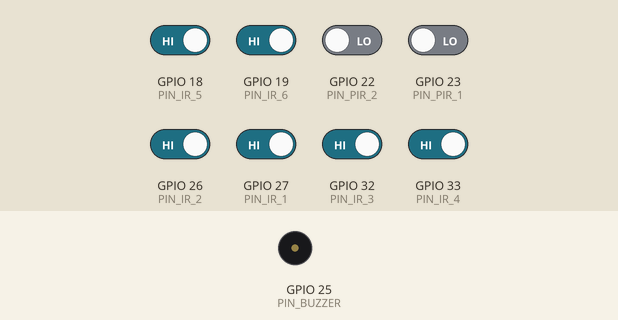
Simulated run of this sketch. Board: ESP32. On the bench: buzzer (waves = sounding, pin HIGH). Inputs (shaded band) come from the test bench; at power-on: GPIO 18 (PIN_IR_5), GPIO 19 (PIN_IR_6), GPIO 26 (PIN_IR_2), GPIO 27 (PIN_IR_1), GPIO 32 (PIN_IR_3), GPIO 33 (PIN_IR_4) HIGH, GPIO 22 (PIN_PIR_2), GPIO 23 (PIN_PIR_1) LOW. WiFi joins after 1.5 s; servers stay silent unless stated; uploads are accepted with an empty reply; what the sketch prints to the serial monitor is not drawn.

Above: at 1.7 s.
1.8 s: GPIO 18 (PIN_IR_5) driven LOW
At 2.4 s:
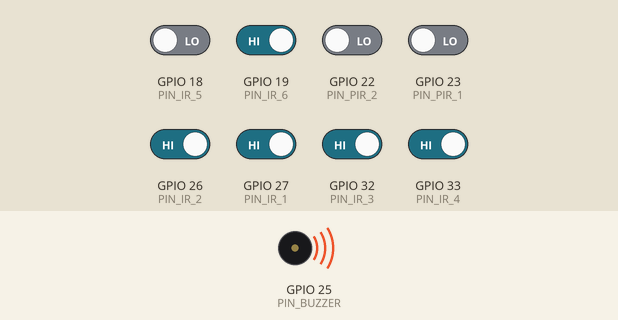
3.4 s: GPIO 19 (PIN_IR_6) driven LOW
5.5 s: GPIO 22 (PIN_PIR_2) driven HIGH
7.3 s: GPIO 23 (PIN_PIR_1) driven HIGH
9.5 s: GPIO 26 (PIN_IR_2) driven LOW
12.5 s: GPIO 18 (PIN_IR_5) driven HIGH
Timing chart, 0 to 15.3 s (numbered marks = the images above; inputs shaded):
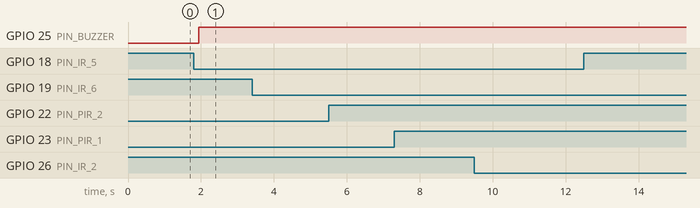

Measured:
- after the input at 1.8 s, GPIO 25 (PIN_BUZZER): LOW → HIGH after 0.14 s
- after the input at 3.4 s, every drawn part: stays the same
- after the input at 5.5 s, every drawn part: stays the same
- after the input at 7.3 s, every drawn part: stays the same
- after the input at 9.5 s, every drawn part: stays the same
- after the input at 12.5 s, every drawn part: stays the same

The sketch:

animal_detection.ino
```cpp
/*
 * FarmFusion - Real-Time Animal Intrusion Detection System
 * Target Hardware: ESP32 Dev Module (6x IR, 2x PIR, 1x Buzzer)
 *
 * SENSOR HARDWARE PIN MAPPING:
 * ------------------------------------------------------------------
 * 1. IR Sensors (6x):
 *    - IR_1: GPIO 27 (Active-LOW: 0 = Obstacle, 1 = Detecting)
 *    - IR_2: GPIO 26 (Active-LOW: 0 = Obstacle, 1 = Detecting)
 *    - IR_3: GPIO 32 (Active-LOW: 0 = Obstacle, 1 = Detecting)
 *    - IR_4: GPIO 33 (Active-LOW: 0 = Obstacle, 1 = Detecting)
 *    - IR_5: GPIO 18 (Active-LOW: 0 = Obstacle, 1 = Detecting)
 *    - IR_6: GPIO 19 (Active-LOW: 0 = Obstacle, 1 = Detecting)
 *
 * 2. PIR Motion Sensors (2x):
 *    - PIR_1: GPIO 23 (Active-HIGH: 1 = Motion, 0 = Detecting)
 *    - PIR_2: GPIO 22 (Active-HIGH: 1 = Motion, 0 = Detecting)
 *
 * 3. Alarm Output:
 *    - Buzzer: GPIO 25 (Active-HIGH)
 * ------------------------------------------------------------------
 */

#include <HTTPClient.h>
#include <WiFi.h>

// ============================================================================
// 1. CONFIGURATION (Set your Wi-Fi and FarmFusion backend endpoint)
// ============================================================================
// Replace with your field Wi-Fi SSID and Password
const char* WIFI_SSID     = "YOUR_WIFI_SSID";
const char* WIFI_PASSWORD = "YOUR_WIFI_PASSWORD";

// FarmFusion Backend Host (e.g. "api.farmfusion.app" or LAN IP "10.0.0.X" for local testing)
const char* SERVER_HOST   = "api.farmfusion.app";
const int   SERVER_PORT   = 80;
const char* DEVICE_ID     = "NODE_01";


// ============================================================================
// 2. HARDWARE PINS & TRIGGER LEVELS
// ============================================================================
// 6x IR Sensors
#define PIN_IR_1 27
#define PIN_IR_2 26
#define PIN_IR_3 32
#define PIN_IR_4 33
#define PIN_IR_5 18
#define PIN_IR_6 19

// 2x PIR Motion Sensors
#define PIN_PIR_1 23
#define PIN_PIR_2 22

// 1x Buzzer Alarm
#define PIN_BUZZER 25

#define IR_TRIGGER_LEVEL LOW   // 0 = obstacle detected
#define PIR_TRIGGER_LEVEL HIGH // 1 = motion detected

// ============================================================================
// 3. DEBOUNCE STRUCTURE & TIMING
// ============================================================================
const int NUM_SAMPLES = 5; // 5 consecutive samples required
const unsigned long SAMPLE_INTERVAL =
    30; // Sample every 30ms (150ms debounce window)
const unsigned long HOLD_TIME = 150;    // 150ms hold duration
const unsigned long HB_INTERVAL = 1500; // 1.5s Unified Heartbeat

struct DebouncedSensor {
  const char *name;
  const char *type;
  int pin;
  int triggerLevel;
  int samples[NUM_SAMPLES];
  int sampleIndex;
  bool isDetected; // True = detected, False = clear/detecting
  unsigned long lastStateChangeTime;
};

DebouncedSensor sensors[] = {
    {"IR_1", "IR", PIN_IR_1, IR_TRIGGER_LEVEL, {0}, 0, false, 0},
    {"IR_2", "IR", PIN_IR_2, IR_TRIGGER_LEVEL, {0}, 0, false, 0},
    {"IR_3", "IR", PIN_IR_3, IR_TRIGGER_LEVEL, {0}, 0, false, 0},
    {"IR_4", "IR", PIN_IR_4, IR_TRIGGER_LEVEL, {0}, 0, false, 0},
    {"IR_5", "IR", PIN_IR_5, IR_TRIGGER_LEVEL, {0}, 0, false, 0},
    {"IR_6", "IR", PIN_IR_6, IR_TRIGGER_LEVEL, {0}, 0, false, 0},
    {"PIR_1", "PIR", PIN_PIR_1, PIR_TRIGGER_LEVEL, {0}, 0, false, 0},
    {"PIR_2", "PIR", PIN_PIR_2, PIR_TRIGGER_LEVEL, {0}, 0, false, 0}};

const int NUM_SENSORS = sizeof(sensors) / sizeof(sensors[0]);

// Timers
unsigned long lastSampleTime = 0;
unsigned long lastNodeHeartbeatTime = 0;
unsigned long lastDiagTime = 0;
const unsigned long DIAG_INTERVAL = 4000;

bool wasWifiConnected = false;

// Function prototypes
void sendDetectionEvent(const char *sensorName, const char *sensorType,
                        bool isDetected);
void sendUnifiedHeartbeat();

// ============================================================================
// SETUP
// ============================================================================
void setup() {
  Serial.begin(115200);
  delay(500);

  Serial.println("\n================================================");
  Serial.println("  FarmFusion - 6x IR + 2x PIR Firmware v11.0   ");
  Serial.println("================================================");

  // Configure 6x IR Pins (INPUT_PULLUP: Idle = HIGH, Trigger = LOW)
  pinMode(PIN_IR_1, INPUT_PULLUP);
  pinMode(PIN_IR_2, INPUT_PULLUP);
  pinMode(PIN_IR_3, INPUT_PULLUP);
  pinMode(PIN_IR_4, INPUT_PULLUP);
  pinMode(PIN_IR_5, INPUT_PULLUP);
  pinMode(PIN_IR_6, INPUT_PULLUP);

  // Configure 2x PIR Pins (INPUT_PULLDOWN: Idle = LOW, Trigger = HIGH)
  pinMode(PIN_PIR_1, INPUT_PULLDOWN);
  pinMode(PIN_PIR_2, INPUT_PULLDOWN);

  // Configure Buzzer Output
  pinMode(PIN_BUZZER, OUTPUT);
  digitalWrite(PIN_BUZZER, LOW);

  // Initialize sample buffers with initial read
  for (int i = 0; i < NUM_SENSORS; i++) {
    int initialRead = digitalRead(sensors[i].pin);
    for (int j = 0; j < NUM_SAMPLES; j++) {
      sensors[i].samples[j] = initialRead;
    }
    sensors[i].isDetected = (initialRead == sensors[i].triggerLevel);
    sensors[i].lastStateChangeTime = millis();

    Serial.print("📌 Sensor ");
    Serial.print(sensors[i].name);
    Serial.print(" (Pin ");
    Serial.print(sensors[i].pin);
    Serial.print("): ");
    Serial.println(sensors[i].isDetected ? "🔴 DETECTED" : "🟢 DETECTING");
  }

  Serial.println("------------------------------------------------");

  // Configure Wi-Fi
  WiFi.persistent(false);
  WiFi.mode(WIFI_STA);
  WiFi.setAutoReconnect(true);
  WiFi.begin(WIFI_SSID, WIFI_PASSWORD);

  Serial.print("📡 Connecting to Wi-Fi SSID: ");
  Serial.println(WIFI_SSID);
}

// ============================================================================
// MAIN LOOP
// ============================================================================
void loop() {
  unsigned long currentMillis = millis();
  bool isConnected = (WiFi.status() == WL_CONNECTED);

  // Wi-Fi Connection Log
  if (isConnected && !wasWifiConnected) {
    wasWifiConnected = true;
    Serial.print("✅ Wi-Fi Connected! ESP32 IP: ");
    Serial.println(WiFi.localIP());
    sendUnifiedHeartbeat(); // Immediate first unified heartbeat
  } else if (!isConnected && wasWifiConnected) {
    wasWifiConnected = false;
    Serial.println("⚠️ Wi-Fi Disconnected. Auto-reconnecting...");
  }

  // --------------------------------------------------------------------------
  // 1. FAST SENSOR SAMPLING & DEBOUNCING (Every 30ms)
  // --------------------------------------------------------------------------
  if (currentMillis - lastSampleTime >= SAMPLE_INTERVAL) {
    lastSampleTime = currentMillis;

    for (int i = 0; i < NUM_SENSORS; i++) {
      int rawRead = digitalRead(sensors[i].pin);

      // Store sample in circular buffer
      sensors[i].samples[sensors[i].sampleIndex] = rawRead;
      sensors[i].sampleIndex = (sensors[i].sampleIndex + 1) % NUM_SAMPLES;

      // Hysteresis check: Require ALL 5 samples to match
      bool allMatch = true;
      int firstSample = sensors[i].samples[0];
      for (int k = 1; k < NUM_SAMPLES; k++) {
        if (sensors[i].samples[k] != firstSample) {
          allMatch = false;
          break;
        }
      }

      if (allMatch) {
        bool candidateState = (firstSample == sensors[i].triggerLevel);

        // Send event ONLY when a debounced state transition occurs
        if (candidateState != sensors[i].isDetected) {
          if (currentMillis - sensors[i].lastStateChangeTime >= HOLD_TIME) {
            sensors[i].isDetected = candidateState;
            sensors[i].lastStateChangeTime = currentMillis;

            Serial.print(candidateState ? "🚨 [DETECTED] " : "🟢 [CLEARED] ");
            Serial.print(sensors[i].name);
            Serial.println(candidateState ? " -> 🔴 DETECTED"
                                          : " -> 🟢 DETECTING");

            if (isConnected) {
              sendDetectionEvent(sensors[i].name, sensors[i].type,
                                 candidateState);
            }
          }
        }
      }
    }
  }

  // --------------------------------------------------------------------------
  // 2. INSTANT LOCAL BUZZER CONTROL (Any active intrusion sounds buzzer)
  // --------------------------------------------------------------------------
  bool anyIntrusion = false;
  for (int i = 0; i < NUM_SENSORS; i++) {
    if (sensors[i].isDetected) {
      anyIntrusion = true;
      break;
    }
  }
  digitalWrite(PIN_BUZZER, anyIntrusion ? HIGH : LOW);

  // --------------------------------------------------------------------------
  // 3. PERIODIC UNIFIED HEARTBEAT (Every 1.5 seconds)
  // --------------------------------------------------------------------------
  if (currentMillis - lastNodeHeartbeatTime >= HB_INTERVAL) {
    lastNodeHeartbeatTime = currentMillis;
    if (isConnected) {
      sendUnifiedHeartbeat();
    }
  }

  // --------------------------------------------------------------------------
  // 4. PERIODIC SERIAL DIAGNOSTICS (Every 4.0 seconds)
  // --------------------------------------------------------------------------
  if (currentMillis - lastDiagTime >= DIAG_INTERVAL) {
    lastDiagTime = currentMillis;
    Serial.print("🔍 [SENSORS] ");
    for (int i = 0; i < NUM_SENSORS; i++) {
      Serial.print(sensors[i].name);
      Serial.print(":");
      Serial.print(sensors[i].isDetected ? "🔴" : "🟢");
      Serial.print(" ");
    }
    Serial.print("| IP: ");
    Serial.println(isConnected ? WiFi.localIP().toString()
                               : String("CONNECTING..."));
  }

  delay(5);
}

// ============================================================================
// HTTP POST REAL-TIME EVENT TELEMETRY (<10ms)
// ============================================================================
void sendDetectionEvent(const char *sensorName, const char *sensorType,
                        bool isDetected) {
  WiFiClient wifiClient;
  HTTPClient http;

  String url = "http://" + String(SERVER_HOST) + ":" + String(SERVER_PORT) + "/api/v1/animal-detection";

  if (http.begin(wifiClient, url)) {
    http.addHeader("Content-Type", "application/json");
    http.setTimeout(400);

    String statusStr = isDetected ? "detected" : "cleared";
    String jsonPayload = "{";
    jsonPayload += "\"device_id\":\"" + String(DEVICE_ID) + "\",";
    jsonPayload += "\"sensor\":\"" + String(sensorName) + "\",";
    jsonPayload += "\"sensor_type\":\"" + String(sensorType) + "\",";
    jsonPayload += "\"status\":\"" + statusStr + "\"";
    jsonPayload += "}";

    int httpCode = http.POST(jsonPayload);
    if (httpCode == 201 || httpCode == 200) {
      Serial.print("   ↳ 📡 Event POST Success: ");
      Serial.print(sensorName);
      Serial.print(" -> ");
      Serial.println(statusStr);
    }
    http.end();
  }
}

// ============================================================================
// HTTP POST UNIFIED HEARTBEAT (All 8 Sensors Refreshed)
// ============================================================================
void sendUnifiedHeartbeat() {
  WiFiClient wifiClient;
  HTTPClient http;

  String url = "http://" + String(SERVER_HOST) + ":" + String(SERVER_PORT) + "/api/v1/animal-detection/heartbeat";

  if (http.begin(wifiClient, url)) {
    http.addHeader("Content-Type", "application/json");
    http.setTimeout(500);

    String jsonPayload = "{";
    jsonPayload += "\"device_id\":\"" + String(DEVICE_ID) + "\",";
    jsonPayload += "\"sensors\":{";
    for (int i = 0; i < NUM_SENSORS; i++) {
      jsonPayload += "\"" + String(sensors[i].name) + "\":\"";
      jsonPayload +=
          String(sensors[i].isDetected ? "detected" : "cleared") + "\"";
      if (i < NUM_SENSORS - 1)
        jsonPayload += ",";
    }
    jsonPayload += "}}";

    int httpCode = http.POST(jsonPayload);
    if (httpCode == 200) {
      Serial.println("💓 Unified Heartbeat ACK (8 Sensors)");
    }
    http.end();
  }
}
```
